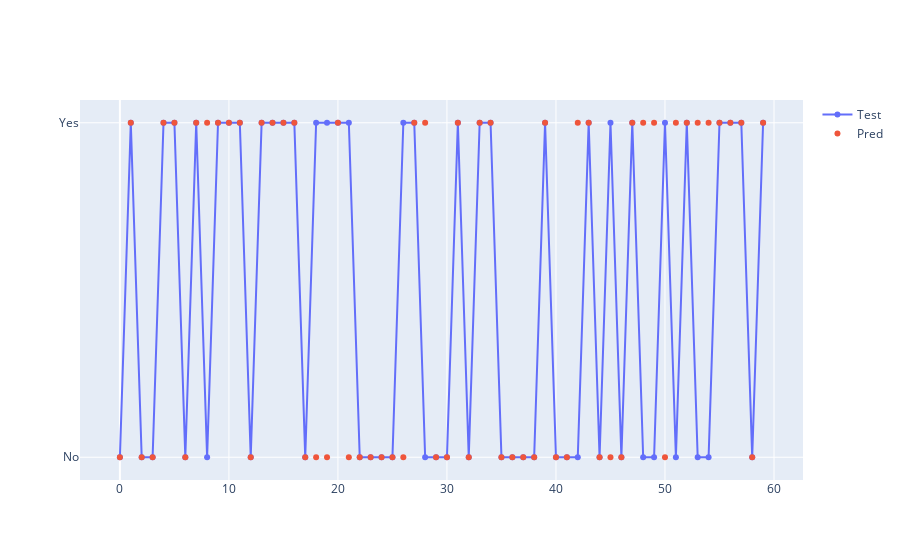

Here is the notebook cell this chart was saved with:
### Markdown cell above
#### 4. Prediction

### Code cell
y_pred = model.predict(X_test)
actual = []
predcition = []
for i, j in zip(y_test, y_pred):
    actual.append(i)
    predcition.append(j)
dic = {
    'Actual':actual,
    'Prediction':predcition
    }
result  = pd.DataFrame(dic)
############################################
import plotly.graph_objects as go
fig = go.Figure()
fig.add_trace(go.Scatter(x=np.arange(0,len(y_test)), y=y_test,
                    mode='markers+lines',
                    name='Test'))
fig.add_trace(go.Scatter(x=np.arange(0,len(y_test)), y=y_pred,
                    mode='markers',
                    name='Pred'))

### Figure 1 — Plotly figure (JSON) as saved in the notebook; plotly's stock layout.template omitted (floating-point values rounded to 4 significant figures)
{"data": [{"mode": "markers+lines", "name": "Test", "type": "scatter", "x": [0, 1, 2, 3, 4, 5, 6, 7, 8, 9, 10, 11, 12, 13, 14, 15, 16, 17, 18, 19, 20, 21, 22, 23, 24, 25, 26, 27, 28, 29, 30, 31, 32, 33, 34, 35, 36, 37, 38, 39, 40, 41, 42, 43, 44, 45, 46, 47, 48, 49, 50, 51, 52, 53, 54, 55, 56, 57, 58, 59], "y": ["No", "Yes", "No", "No", "Yes", "Yes", "No", "Yes", "No", "Yes", "Yes", "Yes", "No", "Yes", "Yes", "Yes", "Yes", "No", "Yes", "Yes", "Yes", "Yes", "No", "No", "No", "No", "Yes", "Yes", "No", "No", "No", "Yes", "No", "Yes", "Yes", "No", "No", "No", "No", "Yes", "No", "No", "No", "Yes", "No", "Yes", "No", "Yes", "No", "No", "Yes", "No", "Yes", "No", "No", "Yes", "Yes", "Yes", "No", "Yes"]}, {"mode": "markers", "name": "Pred", "type": "scatter", "x": [0, 1, 2, 3, 4, 5, 6, 7, 8, 9, 10, 11, 12, 13, 14, 15, 16, 17, 18, 19, 20, 21, 22, 23, 24, 25, 26, 27, 28, 29, 30, 31, 32, 33, 34, 35, 36, 37, 38, 39, 40, 41, 42, 43, 44, 45, 46, 47, 48, 49, 50, 51, 52, 53, 54, 55, 56, 57, 58, 59], "y": ["No", "Yes", "No", "No", "Yes", "Yes", "No", "Yes", "Yes", "Yes", "Yes", "Yes", "No", "Yes", "Yes", "Yes", "Yes", "No", "No", "No", "Yes", "No", "No", "No", "No", "No", "No", "Yes", "Yes", "No", "No", "Yes", "No", "Yes", "Yes", "No", "No", "No", "No", "Yes", "No", "No", "Yes", "Yes", "No", "No", "No", "Yes", "Yes", "Yes", "No", "Yes", "Yes", "Yes", "Yes", "Yes", "Yes", "Yes", "No", "Yes"]}], "layout": {}}
